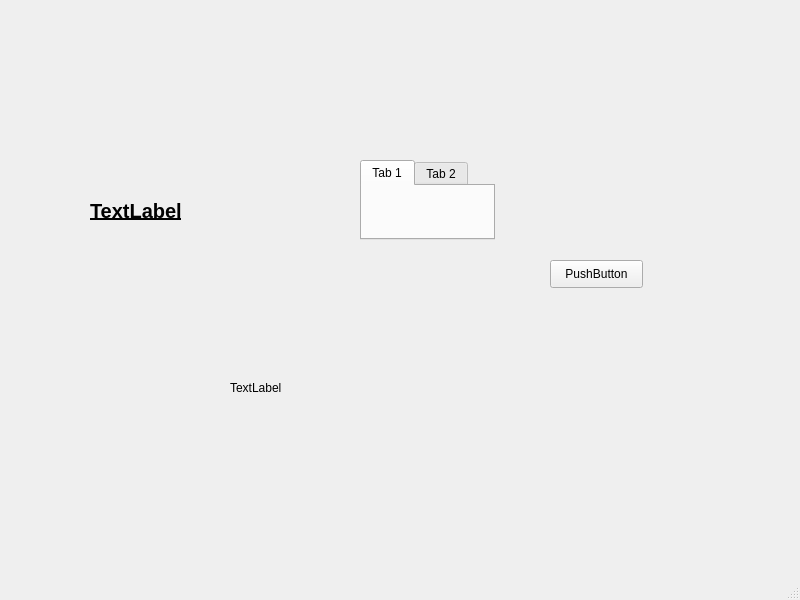
<?xml version="1.0" encoding="UTF-8"?>
<ui version="4.0">
 <class>MainWindow</class>
 <widget class="QMainWindow" name="MainWindow">
  <property name="geometry">
   <rect>
    <x>0</x>
    <y>0</y>
    <width>800</width>
    <height>600</height>
   </rect>
  </property>
  <property name="windowTitle">
   <string>MainWindow</string>
  </property>
  <widget class="QWidget" name="centralwidget">
   <widget class="QLabel" name="label">
    <property name="geometry">
     <rect>
      <x>430</x>
      <y>90</y>
      <width>81</width>
      <height>81</height>
     </rect>
    </property>
    <property name="text">
     <string/>
    </property>
   </widget>
   <widget class="QLabel" name="label_2">
    <property name="geometry">
     <rect>
      <x>90</x>
      <y>90</y>
      <width>351</width>
      <height>241</height>
     </rect>
    </property>
    <property name="font">
     <font>
      <pointsize>15</pointsize>
      <weight>75</weight>
      <bold>true</bold>
      <underline>true</underline>
     </font>
    </property>
    <property name="text">
     <string>TextLabel</string>
    </property>
   </widget>
   <widget class="QTabWidget" name="tabWidget">
    <property name="geometry">
     <rect>
      <x>360</x>
      <y>160</y>
      <width>135</width>
      <height>80</height>
     </rect>
    </property>
    <widget class="QWidget" name="tab">
     <attribute name="title">
      <string>Tab 1</string>
     </attribute>
    </widget>
    <widget class="QWidget" name="tab_2">
     <attribute name="title">
      <string>Tab 2</string>
     </attribute>
    </widget>
   </widget>
   <widget class="QLabel" name="label_3">
    <property name="geometry">
     <rect>
      <x>230</x>
      <y>380</y>
      <width>55</width>
      <height>16</height>
     </rect>
    </property>
    <property name="text">
     <string>TextLabel</string>
    </property>
   </widget>
   <widget class="QPushButton" name="pushButton">
    <property name="geometry">
     <rect>
      <x>550</x>
      <y>260</y>
      <width>93</width>
      <height>28</height>
     </rect>
    </property>
    <property name="text">
     <string>PushButton</string>
    </property>
   </widget>
  </widget>
  <widget class="QMenuBar" name="menubar">
   <property name="geometry">
    <rect>
     <x>0</x>
     <y>0</y>
     <width>800</width>
     <height>26</height>
    </rect>
   </property>
  </widget>
  <widget class="QStatusBar" name="statusbar"/>
 </widget>
 <resources/>
 <connections/>
</ui>
